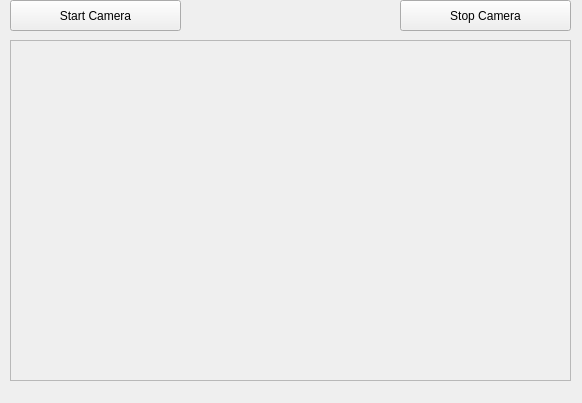
<?xml version="1.0" encoding="UTF-8"?>
<ui version="4.0">
 <class>CameraDialog</class>
 <widget class="QWidget" name="CameraDialog">
  <property name="geometry">
   <rect>
    <x>0</x>
    <y>0</y>
    <width>582</width>
    <height>403</height>
   </rect>
  </property>
  <property name="windowTitle">
   <string>Camera</string>
  </property>
  <widget class="QPushButton" name="m_CameraStartButon">
   <property name="geometry">
    <rect>
     <x>10</x>
     <y>0</y>
     <width>171</width>
     <height>31</height>
    </rect>
   </property>
   <property name="text">
    <string>Start Camera</string>
   </property>
  </widget>
  <widget class="QFrame" name="frame">
   <property name="geometry">
    <rect>
     <x>10</x>
     <y>40</y>
     <width>561</width>
     <height>341</height>
    </rect>
   </property>
   <property name="frameShape">
    <enum>QFrame::StyledPanel</enum>
   </property>
   <property name="frameShadow">
    <enum>QFrame::Raised</enum>
   </property>
  </widget>
  <widget class="QPushButton" name="m_CameraStopButton">
   <property name="geometry">
    <rect>
     <x>400</x>
     <y>0</y>
     <width>171</width>
     <height>31</height>
    </rect>
   </property>
   <property name="text">
    <string>Stop Camera</string>
   </property>
  </widget>
 </widget>
 <resources/>
 <connections/>
</ui>
